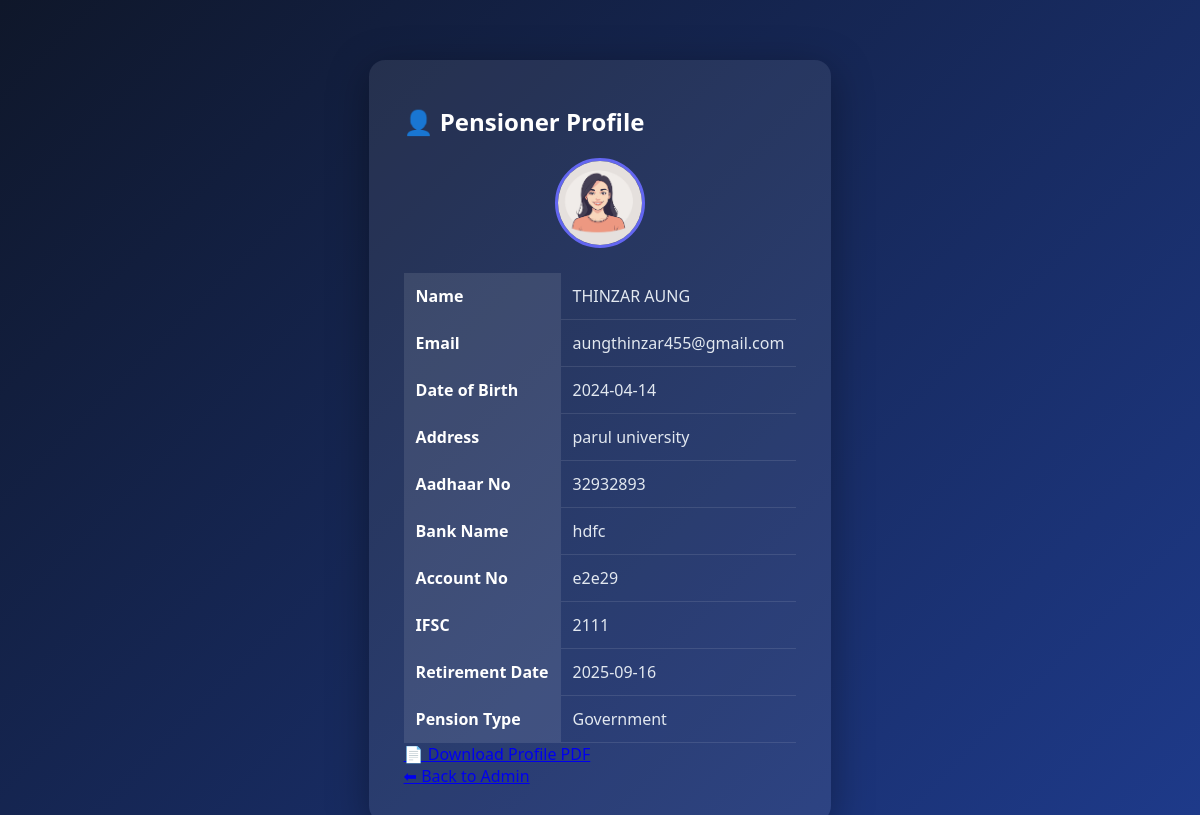
The app's page /admin/view_profile.php?user_id=7 with its own data.
### tables this page shows
CREATE TABLE `users` (
  `id` int(11) NOT NULL,
  `name` varchar(100) DEFAULT NULL,
  `email` varchar(255) DEFAULT NULL,
  `phone` varchar(20) DEFAULT NULL,
  `password` varchar(255) DEFAULT NULL,
  `otp` varchar(10) DEFAULT NULL,
  `is_verified` tinyint(4) DEFAULT 0,
  `login_otp` varchar(10) DEFAULT NULL,
  `otp_expires_at` datetime DEFAULT NULL,
  `login_otp_expires_at` datetime DEFAULT NULL,
  `profile_photo` varchar(255) DEFAULT NULL,
  `created_at` timestamp NOT NULL DEFAULT current_timestamp(),
  `last_login` datetime DEFAULT NULL,
  `failed_attempts` int(11) DEFAULT 0,
  `account_status` enum('active','blocked') DEFAULT 'active'
);

CREATE TABLE `pensioner_profile` (
  `id` int(11) NOT NULL,
  `user_id` int(11) NOT NULL,
  `dob` date DEFAULT NULL,
  `address` text DEFAULT NULL,
  `aadhaar_no` varchar(20) DEFAULT NULL,
  `bank_name` varchar(100) DEFAULT NULL,
  `account_no` varchar(30) DEFAULT NULL,
  `ifsc_code` varchar(20) DEFAULT NULL,
  `retirement_date` date DEFAULT NULL,
  `pension_type` varchar(50) DEFAULT NULL,
  `created_at` timestamp NOT NULL DEFAULT current_timestamp()
);

### admin/view_profile.php (the view, shortened to what this page needs)
<?php
include "../db.php";
$user_id = intval($_GET['user_id']);
$user = mysqli_fetch_assoc(
    mysqli_query($conn, "SELECT name, email, profile_photo FROM users WHERE id=$user_id")
);
$profile = mysqli_fetch_assoc(
    mysqli_query($conn, "SELECT * FROM pensioner_profile WHERE user_id=$user_id")
);
?>
<!DOCTYPE html>
<html>
<head>
    <link rel="stylesheet" href="../assets/css/style.css">
</head>
<body>
<div class="admin-page">
<div class="admin-container admin-narrow">
<h2>👤 Pensioner Profile</h2>
<div style="text-align:center;">
    <img
        src="../uploads/profile_photos/<?= $user['profile_photo'] ?? 'default.png' ?>"
        style="width:90px;height:90px;border-radius:50%;border:3px solid #6366f1;"
    >
</div>
<table class="admin-table" style="margin-top:20px;">
<tr><th>Name</th><td><?= $user['name'] ?></td></tr>
<tr><th>Email</th><td><?= $user['email'] ?></td></tr>
<tr><th>Date of Birth</th><td><?= $profile['dob'] ?? '-' ?></td></tr>
<tr><th>Address</th><td><?= $profile['address'] ?? '-' ?></td></tr>
<tr><th>Aadhaar No</th><td><?= $profile['aadhaar_no'] ?? '-' ?></td></tr>
<tr><th>Bank Name</th><td><?= $profile['bank_name'] ?? '-' ?></td></tr>
<tr><th>Account No</th><td><?= $profile['account_no'] ?? '-' ?></td></tr>
<tr><th>IFSC</th><td><?= $profile['ifsc_code'] ?? '-' ?></td></tr>
<tr><th>Retirement Date</th><td><?= $profile['retirement_date'] ?? '-' ?></td></tr>
<tr><th>Pension Type</th><td><?= $profile['pension_type'] ?? '-' ?></td></tr>
</table>
<a href="profile_pdf.php?user_id=<?= $user_id ?>" class="dash-btn">
📄 Download Profile PDF
</a>
<br>
<a href="admin_dashboard.php" class="dash-btn">⬅ Back to Admin</a>
</div>
</div>
</body>
</html>

### assets/css/style.css (style rules this page uses)
* { margin: 0; padding: 0; box-sizing: border-box; }
body { background: #f5f7fb; font-family: 'Segoe UI', sans-serif; }
.admin-container { max-width: 1000px; margin: auto; background: #fff; padding: 25px; border-radius: 12px; }
.admin-table { width: 100%; border-collapse: collapse; }
.admin-table th { background: #6366f1; color: white; padding: 12px; }
.admin-table td { padding: 10px; border-bottom: 1px solid #eee; }
.admin-page { display:flex; min-height:100vh; background:linear-gradient(135deg,#0f172a,#1e3a8a); font-family:'Segoe UI',sans-serif; }
.admin-container { background:rgba(255,255,255,0.08); padding:35px; border-radius:16px; box-shadow:0 10px 40px rgba(0,0,0,0.35); color:#fff; }
.admin-container h2 { margin-bottom:20px; font-weight:600; }
.admin-table { width:100%; border-collapse:collapse; margin-top:10px; }
.admin-table th { background:rgba(255,255,255,0.15); padding:14px; text-align:left; font-weight:600; }
.admin-table td { padding:14px; border-bottom:1px solid rgba(255,255,255,0.08); }
.admin-container { margin-top: 60px; }
h2 { margin-top: 10px; }
.admin-container h2 { color: #ffffff; }
.admin-table { width:100%; border-collapse:collapse; margin-top:20px; color:#e2e8f0; }
.admin-table th { background:rgba(255,255,255,0.1); padding:12px; text-align:left; }
.admin-table td { padding:12px; border-bottom:1px solid rgba(255,255,255,0.1); }

### records on screen
users: name "THINZAR AUNG", email "aungthinzar455@gmail.com"
pensioner_profile: dob "2024-04-14", address "parul university", aadhaar_no "32932893", bank_name "hdfc", account_no "e2e29", ifsc_code "2111", retirement_date "2025-09-16", pension_type "Government"
